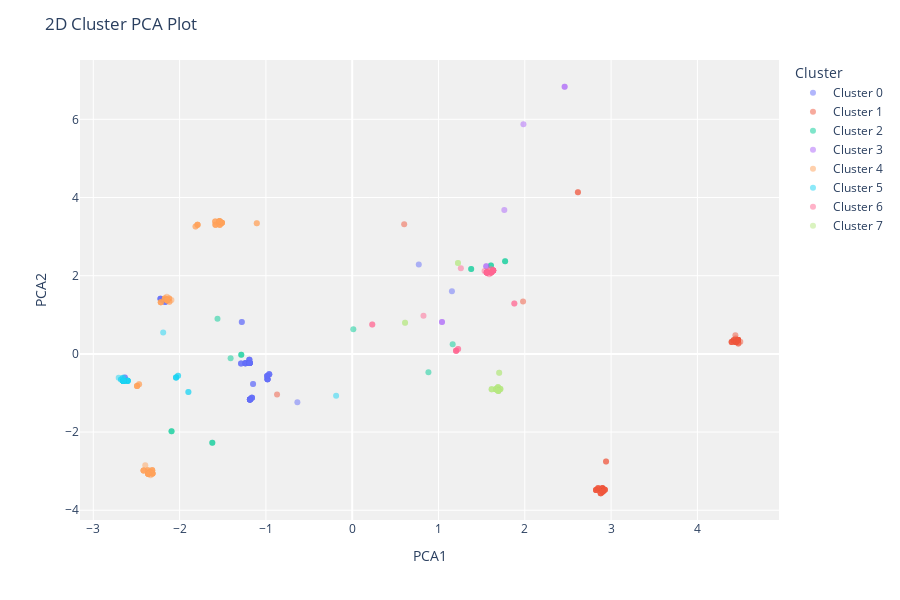

Notebook code cell kept with this figure:
### Code cell
c.evaluate_model(clusterer)

### Figure 1 — Plotly figure (JSON) as saved in the notebook; plotly's stock layout.template omitted (floating-point values rounded to 4 significant figures)
{"data": [{"customdata": [["Male"], ["Male"], ["Male"], ["Male"], ["Male"], ["Male"], ["Male"], ["Male"], ["Male"], ["Male"], ["Male"], ["Male"], ["Male"], ["Male"], ["Male"], ["Male"], ["Male"], ["Male"], ["Male"], ["Male"], ["Male"], ["Male"], ["Male"], ["Male"], ["Male"], ["Male"], ["Male"], ["Male"], ["Male"], ["Male"], ["Male"], ["Male"], ["Male"], ["Male"], ["Male"], ["Male"], ["Male"], ["Male"], ["Male"], ["Male"], ["Male"], ["Male"], ["Male"], ["Female"], ["Male"], ["Male"], ["Male"], ["Male"], ["Male"], ["Male"], ["Male"], ["Male"], ["Male"], ["Male"], ["Male"], ["Male"], ["Male"], ["Male"], ["Male"], ["Male"], ["Male"], ["Male"], ["Male"], ["Male"], ["Male"], ["Male"], ["Male"], ["Male"], ["Male"], ["Male"], ["Male"], ["Male"], ["Male"], ["Male"]], "hovertemplate": "Cluster=Cluster 0<br>PCA1=%{x}<br>PCA2=%{y}<br>Feature=%{customdata[0]}<extra></extra>", "legendgroup": "Cluster 0", "marker": {"color": "#636efa", "opacity": 0.5, "symbol": "circle"}, "mode": "markers", "name": "Cluster 0", "orientation": "v", "showlegend": true, "textposition": "top center", "type": "scatter", "x": [-1.191, -0.9811, -2.634, -2.634, -0.9811, -0.9811, -2.168, -1.185, -0.9811, -0.9811, -2.168, -0.9811, -0.9614, -0.9614, -0.9614, -2.168, 0.7718, -1.279, -1.185, -1.185, -1.185, -1.185, -1.191, -1.185, -1.185, -1.185, -1.162, -1.279, -1.185, -1.162, -1.162, -1.162, -1.162, -0.6351, -0.9846, -1.185, -0.9846, -0.9846, -1.238, -1.188, -1.238, -1.238, -2.221, 1.156, -2.221, -2.221, -2.221, -1.238, -1.238, -1.191, -1.238, -1.238, -1.191, -1.188, -1.188, -1.188, -1.188, -1.288, -0.9846, -1.288, -0.9614, -1.288, -1.149, -1.149, -0.9846, -1.188, -1.188, -2.194, -1.188, -1.188, -1.188, -1.188, -2.194, -1.185], "xaxis": "x", "y": [-0.1483, -0.652, -0.6062, -0.6062, -0.652, -0.652, 1.328, -1.169, -0.652, -0.652, 1.328, -0.652, -0.5209, -0.5209, -0.5209, 1.328, 2.283, 0.8132, -1.169, -1.169, -1.169, -1.169, -0.1483, -1.169, -1.169, -1.169, -1.124, 0.8132, -1.169, -1.124, -1.124, -1.124, -1.124, -1.238, -0.5662, -1.169, -0.5662, -0.5662, -0.2388, -0.2341, -0.2388, -0.2388, 1.409, 1.6, 1.409, 1.409, 1.409, -0.2388, -0.2388, -0.1483, -0.2388, -0.2388, -0.1483, -0.2341, -0.2341, -0.2341, -0.2341, -0.2435, -0.5662, -0.2435, -0.5209, -0.2435, -0.7686, -0.7686, -0.5662, -0.2341, -0.2341, 1.369, -0.2341, -0.2341, -0.2341, -0.2341, 1.369, -1.169], "yaxis": "y"}, {"customdata": [["Female"], ["Male"], ["Female"], ["Female"], ["Female"], ["Female"], ["Female"], ["Female"], ["Female"], ["Female"], ["Female"], ["Female"], ["Female"], ["Female"], ["Female"], ["Female"], ["Female"], ["Female"], ["Female"], ["Female"], ["Female"], ["Female"], ["Female"], ["Female"], ["Female"], ["Female"], ["Female"], ["Female"], ["Female"], ["Female"], ["Female"], ["Female"], ["Female"], ["Female"], ["Female"], ["Female"], ["Female"], ["Female"], ["Female"], ["Female"], ["Female"], ["Female"], ["Female"], ["Female"], ["Female"], ["Female"], ["Female"], ["Female"], ["Female"], ["Female"], ["Female"], ["Female"], ["Female"], ["Female"], ["Female"], ["Female"], ["Female"], ["Female"], ["Female"], ["Female"], ["Female"], ["Female"], ["Female"], ["Female"], ["Female"], ["Female"], ["Female"], ["Female"], ["Female"], ["Female"]], "hovertemplate": "Cluster=Cluster 1<br>PCA1=%{x}<br>PCA2=%{y}<br>Feature=%{customdata[0]}<extra></extra>", "legendgroup": "Cluster 1", "marker": {"color": "#EF553B", "opacity": 0.5, "symbol": "circle"}, "mode": "markers", "name": "Cluster 1", "orientation": "v", "showlegend": true, "textposition": "top center", "type": "scatter", "x": [2.903, 0.6025, 4.398, 2.827, 2.827, 2.827, 2.827, 2.827, 2.85, 2.85, 2.85, 2.9, 2.9, 2.9, 2.9, 2.9, 2.85, 2.9, 2.903, 2.88, 2.88, 2.88, 2.88, 2.926, 2.926, 2.903, 2.926, 2.903, 2.903, 2.926, 2.903, 2.926, 4.44, 2.941, 4.474, 4.444, 4.421, 4.421, 4.421, 4.398, 4.398, 4.398, 4.447, 4.471, 4.447, 4.471, 4.471, 4.471, 2.941, 4.471, 4.471, 4.471, 4.447, 4.471, 4.447, 4.447, 4.471, 4.447, 4.471, 4.447, 4.447, 4.497, 4.474, 4.471, 4.421, 2.903, -0.8708, 1.98, 2.616, 2.616], "xaxis": "x", "y": [-3.52, 3.313, 0.3024, -3.484, -3.484, -3.484, -3.484, -3.484, -3.439, -3.439, -3.439, -3.434, -3.434, -3.434, -3.434, -3.434, -3.439, -3.434, -3.52, -3.565, -3.565, -3.565, -3.565, -3.475, -3.475, -3.52, -3.475, -3.52, -3.52, -3.475, -3.52, -3.475, 0.4787, -2.751, 0.2665, 0.3929, 0.3477, 0.3477, 0.3477, 0.3024, 0.3024, 0.3024, 0.3071, 0.3523, 0.3071, 0.3523, 0.3523, 0.3523, -2.751, 0.3523, 0.3523, 0.3523, 0.3071, 0.3523, 0.3071, 0.3071, 0.3523, 0.3071, 0.3523, 0.3071, 0.3071, 0.3118, 0.2665, 0.3523, 0.3477, -3.52, -1.038, 1.337, 4.136, 4.136], "yaxis": "y"}, {"customdata": [["Female"], ["Male"], ["Female"], ["Male"], ["Female"], ["Female"], ["Female"], ["Female"], ["Female"], ["Female"], ["Female"], ["Female"], ["Female"], ["Female"], ["Female"], ["Female"], ["Female"]], "hovertemplate": "Cluster=Cluster 2<br>PCA1=%{x}<br>PCA2=%{y}<br>Feature=%{customdata[0]}<extra></extra>", "legendgroup": "Cluster 2", "marker": {"color": "#00cc96", "opacity": 0.5, "symbol": "circle"}, "mode": "markers", "name": "Cluster 2", "orientation": "v", "showlegend": true, "textposition": "top center", "type": "scatter", "x": [-1.621, -1.409, 0.8834, -1.561, 1.608, 1.608, 1.772, 1.772, -1.621, 1.379, 1.379, -1.285, -1.285, 1.164, -2.093, 0.01329, -2.093], "xaxis": "x", "y": [-2.271, -0.1126, -0.4678, 0.8993, 2.259, 2.259, 2.372, 2.372, -2.271, 2.173, 2.173, -0.02235, -0.02235, 0.2486, -1.978, 0.6293, -1.978], "yaxis": "y"}, {"customdata": [["Male"], ["Male"], ["Male"], ["Male"], ["Male"], ["Male"], ["Male"], ["Male"]], "hovertemplate": "Cluster=Cluster 3<br>PCA1=%{x}<br>PCA2=%{y}<br>Feature=%{customdata[0]}<extra></extra>", "legendgroup": "Cluster 3", "marker": {"color": "#ab63fa", "opacity": 0.5, "symbol": "circle"}, "mode": "markers", "name": "Cluster 3", "orientation": "v", "showlegend": true, "textposition": "top center", "type": "scatter", "x": [1.984, 1.041, 2.462, 1.041, 2.462, 1.553, 1.763, 1.553], "xaxis": "x", "y": [5.875, 0.8164, 6.833, 0.8164, 6.833, 2.241, 3.679, 2.241], "yaxis": "y"}, {"customdata": [["Male"], ["Male"], ["Male"], ["Male"], ["Male"], ["Male"], ["Female"], ["Male"], ["Male"], ["Male"], ["Male"], ["Male"], ["Male"], ["Male"], ["Male"], ["Male"], ["Male"], ["Male"], ["Male"], ["Male"], ["Male"], ["Female"], ["Male"], ["Male"], ["Male"], ["Male"], ["Male"], ["Male"], ["Male"], ["Male"], ["Male"], ["Male"], ["Female"], ["Male"], ["Female"], ["Female"], ["Female"], ["Male"], ["Male"], ["Male"], ["Male"], ["Male"], ["Female"], ["Male"], ["Male"], ["Male"], ["Female"], ["Female"], ["Female"], ["Male"], ["Female"], ["Male"], ["Female"], ["Female"], ["Male"], ["Female"], ["Female"], ["Female"], ["Female"], ["Female"], ["Female"], ["Female"], ["Female"], ["Female"], ["Female"], ["Female"], ["Female"], ["Female"], ["Female"], ["Female"], ["Male"], ["Male"], ["Male"], ["Male"], ["Male"], ["Female"], ["Male"], ["Male"], ["Male"], ["Male"], ["Male"], ["Male"], ["Male"], ["Male"], ["Male"], ["Male"], ["Male"], ["Male"], ["Male"], ["Male"], ["Female"], ["Female"], ["Female"], ["Male"]], "hovertemplate": "Cluster=Cluster 4<br>PCA1=%{x}<br>PCA2=%{y}<br>Feature=%{customdata[0]}<extra></extra>", "legendgroup": "Cluster 4", "marker": {"color": "#FFA15A", "opacity": 0.5, "symbol": "circle"}, "mode": "markers", "name": "Cluster 4", "orientation": "v", "showlegend": true, "textposition": "top center", "type": "scatter", "x": [-2.217, -1.792, -1.587, -1.792, -1.584, -1.792, -2.398, -1.815, -1.584, -1.584, -1.815, -1.537, -1.511, -1.511, -1.511, -1.511, -1.511, -2.144, -1.537, -1.587, -2.121, -2.337, -2.171, -2.171, -1.511, -2.217, -1.534, -1.534, -2.171, -1.534, -2.217, -2.171, -2.314, -2.148, -2.314, -2.314, -2.314, -2.217, -1.792, -1.584, -1.534, -1.511, -2.318, -2.118, -2.121, -2.121, -2.367, -2.367, -2.367, -1.105, -2.318, -1.105, -2.341, -2.364, -2.144, -2.364, -2.341, -2.364, -2.364, -2.341, -2.341, -2.364, -2.364, -2.318, -2.318, -2.364, -2.341, -2.314, -2.417, -2.417, -2.47, -2.47, -2.493, -2.493, -2.493, -2.314, -2.493, -1.587, -1.537, -2.118, -1.537, -1.537, -2.095, -1.537, -2.144, -2.144, -2.144, -2.144, -2.144, -2.144, -2.417, -2.417, -2.364, -1.537], "xaxis": "x", "y": [1.324, 3.305, 3.387, 3.305, 3.302, 3.305, -2.852, 3.26, 3.302, 3.302, 3.26, 3.392, 3.351, 3.351, 3.351, 3.351, 3.351, 1.373, 3.392, 3.387, 1.419, -3.105, 1.414, 1.414, 3.351, 1.324, 3.306, 3.306, 1.414, 3.306, 1.324, 1.414, -3.059, 1.459, -3.059, -3.059, -3.059, 1.324, 3.305, 3.302, 3.306, 3.351, -2.974, 1.333, 1.419, 1.419, -2.978, -2.978, -2.978, 3.339, -2.974, 3.339, -3.019, -3.064, 1.373, -3.064, -3.019, -3.064, -3.064, -3.019, -3.019, -3.064, -3.064, -2.974, -2.974, -3.064, -3.019, -3.059, -2.983, -2.983, -0.7759, -0.7759, -0.8211, -0.8211, -0.8211, -3.059, -0.8211, 3.387, 3.392, 1.333, 3.392, 3.392, 1.378, 3.392, 1.373, 1.373, 1.373, 1.373, 1.373, 1.373, -2.983, -2.983, -3.064, 3.392], "yaxis": "y"}, {"customdata": [["Male"], ["Female"], ["Female"], ["Female"], ["Female"], ["Female"], ["Female"], ["Male"], ["Male"], ["Female"], ["Female"], ["Female"], ["Female"], ["Female"], ["Female"], ["Female"], ["Female"], ["Female"], ["Female"], ["Female"], ["Female"], ["Female"], ["Female"], ["Female"], ["Female"], ["Female"], ["Female"], ["Female"], ["Female"], ["Female"], ["Female"], ["Female"], ["Female"], ["Female"], ["Female"], ["Female"]], "hovertemplate": "Cluster=Cluster 5<br>PCA1=%{x}<br>PCA2=%{y}<br>Feature=%{customdata[0]}<extra></extra>", "legendgroup": "Cluster 5", "marker": {"color": "#19d3f3", "opacity": 0.5, "symbol": "circle"}, "mode": "markers", "name": "Cluster 5", "orientation": "v", "showlegend": true, "textposition": "top center", "type": "scatter", "x": [-2.19, -2.602, -2.017, -2.041, -2.652, -2.652, -2.652, -1.898, -1.898, -2.705, -2.041, -2.041, -2.656, -2.679, -2.656, -2.602, -2.017, -2.041, -2.652, -2.679, -2.652, -2.602, -2.602, -2.602, -2.652, -0.1864, -2.652, -2.602, -2.652, -2.602, -2.602, -2.652, -2.652, -2.652, -2.652, -2.652], "xaxis": "x", "y": [0.548, -0.6899, -0.5607, -0.606, -0.6945, -0.6945, -0.6945, -0.9762, -0.9762, -0.6134, -0.606, -0.606, -0.6087, -0.654, -0.6087, -0.6899, -0.5607, -0.606, -0.6945, -0.654, -0.6945, -0.6899, -0.6899, -0.6899, -0.6945, -1.069, -0.6945, -0.6899, -0.6945, -0.6899, -0.6899, -0.6945, -0.6945, -0.6945, -0.6945, -0.6945], "yaxis": "y"}, {"customdata": [["Female"], ["Male"], ["Female"], ["Male"], ["Male"], ["Male"], ["Female"], ["Female"], ["Male"], ["Female"], ["Male"], ["Male"], ["Male"], ["Male"], ["Male"], ["Male"], ["Male"], ["Male"], ["Male"], ["Male"], ["Male"], ["Male"], ["Male"], ["Male"], ["Male"], ["Female"], ["Male"], ["Male"], ["Female"], ["Female"], ["Male"], ["Male"], ["Male"], ["Male"], ["Male"], ["Male"], ["Male"], ["Male"], ["Male"], ["Male"], ["Male"], ["Male"], ["Male"], ["Male"]], "hovertemplate": "Cluster=Cluster 6<br>PCA1=%{x}<br>PCA2=%{y}<br>Feature=%{customdata[0]}<extra></extra>", "legendgroup": "Cluster 6", "marker": {"color": "#FF6692", "opacity": 0.5, "symbol": "circle"}, "mode": "markers", "name": "Cluster 6", "orientation": "v", "showlegend": true, "textposition": "top center", "type": "scatter", "x": [1.204, 1.259, 1.204, 1.534, 0.2324, 0.2324, 1.204, 1.204, 1.587, 1.227, 1.633, 1.633, 1.633, 1.633, 1.633, 1.633, 1.61, 1.61, 1.61, 1.61, 1.633, 1.633, 0.8261, 1.61, 1.633, 1.227, 1.633, 1.56, 1.879, 1.879, 1.607, 1.56, 1.584, 1.56, 1.61, 1.56, 1.56, 1.56, 1.56, 1.56, 1.56, 1.56, 1.56, 1.633], "xaxis": "x", "y": [0.07766, 2.192, 0.07766, 2.121, 0.7527, 0.7527, 0.07766, 0.07766, 2.04, 0.1229, 2.13, 2.13, 2.13, 2.13, 2.13, 2.13, 2.085, 2.085, 2.085, 2.085, 2.13, 2.13, 0.9767, 2.085, 2.13, 0.1229, 2.13, 2.08, 1.289, 1.289, 2.171, 2.08, 2.126, 2.08, 2.085, 2.08, 2.08, 2.08, 2.08, 2.08, 2.08, 2.08, 2.08, 2.13], "yaxis": "y"}, {"customdata": [["Female"], ["Female"], ["Male"], ["Male"], ["Female"], ["Female"], ["Male"], ["Male"], ["Female"], ["Female"], ["Female"], ["Female"], ["Female"], ["Female"], ["Female"], ["Female"], ["Female"], ["Female"], ["Female"], ["Female"], ["Female"], ["Female"], ["Female"], ["Female"], ["Female"], ["Female"], ["Female"], ["Female"], ["Female"], ["Female"], ["Female"]], "hovertemplate": "Cluster=Cluster 7<br>PCA1=%{x}<br>PCA2=%{y}<br>Feature=%{customdata[0]}<extra></extra>", "legendgroup": "Cluster 7", "marker": {"color": "#B6E880", "opacity": 0.5, "symbol": "circle"}, "mode": "markers", "name": "Cluster 7", "orientation": "v", "showlegend": true, "textposition": "top center", "type": "scatter", "x": [1.693, 1.693, 1.226, 1.226, 1.617, 1.617, 0.6125, 0.6125, 1.666, 1.666, 1.666, 1.666, 1.666, 1.666, 1.666, 1.69, 1.69, 1.69, 1.69, 1.703, 1.703, 1.716, 1.716, 1.716, 1.716, 1.693, 1.693, 1.693, 1.693, 1.693, 1.617], "xaxis": "x", "y": [-0.9423, -0.9423, 2.325, 2.325, -0.9064, -0.9064, 0.797, 0.797, -0.9017, -0.9017, -0.9017, -0.9017, -0.9017, -0.9017, -0.9017, -0.8565, -0.8565, -0.8565, -0.8565, -0.483, -0.483, -0.8971, -0.8971, -0.8971, -0.8971, -0.9423, -0.9423, -0.9423, -0.9423, -0.9423, -0.9064], "yaxis": "y"}], "layout": {"height": 600, "legend": {"title": {"text": "Cluster"}, "tracegroupgap": 0}, "margin": {"t": 60}, "plot_bgcolor": "rgb(240,240,240)", "title": {"text": "2D Cluster PCA Plot"}, "xaxis": {"anchor": "y", "domain": [0, 1], "title": {"text": "PCA1"}}, "yaxis": {"anchor": "x", "domain": [0, 1], "title": {"text": "PCA2"}}}}
